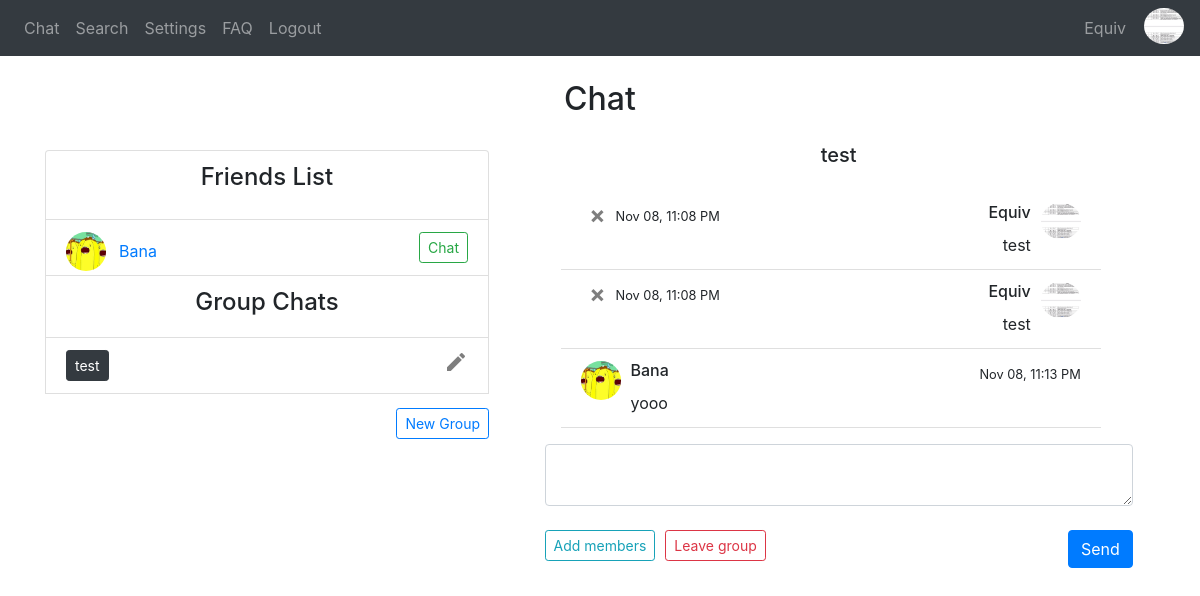
Screenshot of /group-chat/test (signed in) with the database file from the repository.
### website/models.py (models this page shows)
class User(db.Model, UserMixin):
    username = db.Column(db.String(150), unique=True)
    password = db.Column(db.String(150))
    answer = db.Column(db.String(150)) # security word
    question = db.Column(db.String(150)) # security question
    first_name = db.Column(db.String(150))
    status = db.Column(db.String(150))
    messages = db.relationship('Message')
    friends_list = db.relationship('Friend')
    id = db.Column(db.Integer, primary_key=True)
    name = db.Column(db.String(20))
    groups = db.relationship('Group', secondary=user_groups, backref=db.backref('members', lazy='dynamic'))
    image_file = db.Column(db.String(20), nullable=False, default='default.jpg')

class Group(db.Model):
    group_id = db.Column(db.Integer, primary_key=True)
    group_name = db.Column(db.String(20))

class Message(db.Model):
    id = db.Column(db.Integer, primary_key=True)
    data = db.Column(db.String(10000))
    date = db.Column(db.DateTime(timezone=True), default=func.now(tz=pytz.timezone('US/Eastern')))
    user_id = db.Column(db.Integer, db.ForeignKey('user.id')) #one-to-many relationship
    recipient_id = db.Column(db.Integer)
    group_id = db.Column(db.Integer)

class Friend(db.Model):
    id = db.Column(db.Integer, primary_key=True)
    user_id = db.Column(db.Integer, db.ForeignKey('user.id')) #one-to-many relationship
    friend_id = db.Column(db.Integer)
    friend_name = db.Column(db.String(10000))

### website/group_views.py (the view, shortened to what this page needs)
@group_views.route('/group-chat/<string:group_chat>', methods=['GET', 'POST'])
@login_required
def group_chat(group_chat):
    group = Group.query.filter(Group.group_name == group_chat).first_or_404()
    return render_template("group_chat.html", User=User, user=current_user, username=current_user.username, user_db=User, group=group, Message=Message, desc=desc, str=str, datetime=datetime)

### website/__init__.py (called while the page is built)
def create_app():
    app = Flask(__name__)
    app.config['SECRET_KEY'] = 'wadkjwlajda'
    app.config['SQLALCHEMY_DATABASE_URI'] = f'sqlite:///{DB_NAME}'
    db.init_app(app)
    from .views import views
    from .auth import auth
    from .group_views import group_views
    app.register_blueprint(views, url_prefix='/')
    app.register_blueprint(auth, url_prefix='/')
    app.register_blueprint(group_views, url_prefix='/')
    from .models import User, Message
    create_database(app)
    login_manager = LoginManager()
    login_manager.login_view = 'auth.login'
    login_manager.init_app(app)
    @login_manager.user_loader
    def load_user(id):
        return User.query.get(int(id))
    return app

### website/templates/group_chat.html (shortened to what this page needs)
{% extends "base.html" %} {% block title %}Chat{% endblock %} {% block content
    %}
    <h2 align="center">Chat</h2>
<div style="float: right; width: 55%; padding-right: 2%; padding-top: 1.5%;">
    <ul class="list-group list-group-flush" id="messages">
        <h5 align="center">{{group.group_name}}</h5>
        <div class="overflow-auto p-3 mb-3 mb-md-0 mr-md-3 bg-light;" style="max-height: 300px; display: flex; flex-direction: column-reverse;">
        {% for message in Message.query.order_by(desc(Message.id)).all() %}
            {% if message.group_id == group.group_id %}
                {% if message.user_id == user.id %}
                <li class="list-group-item">
                    <div style="height:30px">
                        <div style="float: right; padding-left: 10px"><img style="width:40px" class="rounded-circle account-img" src="{{ url_for('static', filename='profile_pics/' + current_user.image_file) }}"></div>
                        <div style="float: right"><h6>{{ user_db.query.filter(user_db.id == message.user_id).first_or_404().username }}</h6></div>
                        <div style="float: left; width: 5%"><a class="close" id="chat" href="/delete-message-group/{{message.id}}/{{group.group_name}}"><span aria-hidden="true">&times;</span></a></div>
                            {% if (message.date - datetime.datetime.now()).days < 0 %}
                            <div style="float:left; padding-left: 10px"><small>{{(message.date - datetime.timedelta(hours=5)).strftime('%b %d, %I:%M %p')}}</small></div>
                            {% elif (message.date - datetime.datetime.now()).days == -1 %}
                                <div style="float:left; padding-left: 10px"><small>{{(message.date - datetime.timedelta(hours=5)).strftime('Yesterday, %I:%M %p')}}</small></div>
                            {% else %}
                                <div style="float:left; padding-left: 10px"><small>{{(message.date - datetime.timedelta(hours=5)).strftime('%I:%M %p')}}</small></div>
                            {% endif %}
                        </div>
                        <div align="right">{{message.data}}</div>
                </li>
                {% else %}
                <li class="list-group-item">
                    <div style="height:30px">
                        <div style="float: left; padding-right: 10px"><img style="width:40px" class="rounded-circle account-img" src="{{ url_for('static', filename='profile_pics/' + User.query.filter(User.id == message.user_id).first_or_404().image_file) }}"></div>
                        <div style="float: left"><h6>{{ user_db.query.filter(user_db.id == message.user_id).first_or_404().username }}</h6></div>
                        {% if (message.date - datetime.datetime.now()).days < 0 %}
                            <div style="float:right"><small>{{(message.date - datetime.timedelta(hours=5)).strftime('%b %d, %I:%M %p')}}</small></div>
                            {% elif (message.date - datetime.datetime.now()).days == -1 %}
                                <div style="float:right"><small>{{(message.date - datetime.timedelta(hours=5)).strftime('Yesterday, %I:%M %p')}}</small></div>
                        {% else %}
                            <div style="float:right"><small>{{(message.date - datetime.timedelta(hours=5)).strftime('%I:%M %p')}}</small></div>
                        {% endif %}
                    </div>
                    <div align="left">{{message.data}}</div>
                </li>
                {% endif %}
            {% endif %}
        {% endfor %}
        </div>
    </ul>
    <form method="POST">
        <textarea name="message" id="message" class="form-control"></textarea>
        <br />
        <div style="float: right">
            <button type="submit" class="btn btn-primary">Send</button>
        </div>
    </form>
    <div style="float: left;"><a class="btn btn-outline-info btn-sm" id="chat" href="/add-members/{{group.group_name}}">Add members</a></div>
    <div style="float: left; padding-left: 10px"><a class="btn btn-outline-danger btn-sm" id="chat" href="/leave-group/{{group.group_name}}/{{current_user.id}}">Leave group</a></div>
</div>
<br />
<div style="float: left; width: 40%; padding-left: 0%">
    <li style="height: 70px" class="list-group-item"><h4 align="center">Friends List</h4></li>
    {% if user.friends_list %}
        {% for friend in user.friends_list %}
            <li class="list-group-item">
                <div style="float: left"><img style="width:40px" class="rounded-circle account-img" src="{{ url_for('static', filename='profile_pics/' + User.query.filter(User.id == friend.friend_id).first_or_404().image_file) }}"></div>
                <div style="float: left"><a class="btn btn-link" id="chat" href="/profile/{{User.query.filter(User.id == friend.friend_id).first_or_404().username}}">{{User.query.filter(User.id == friend.friend_id).first_or_404().username}}</a></div>
                <div align="right"><a class="btn btn-outline-success btn-sm" id="chat" href="/chat/{{User.query.filter(User.id == friend.friend_id).first_or_404().username}}">Chat</a></div>
            </li>
        {% endfor %}
    {% endif %}
    {% if user.groups %}
    <li class="list-group-item"><h4 align="center">Group Chats</h4></li>
        {% for group in user.groups %}
            <li class="list-group-item">
                <a class="btn btn-dark btn-sm" id="chat" href="/group-chat/{{group.group_name}}">{{group.group_name}}</a>
                <div style="float: right; width: 5%"><a class="close" id="chat" href="/"><span aria-hidden="true"><i class="material-icons">mode_edit</i></span></a></div>
            </li>
        {% endfor %}
    {% endif %}
    <div style="float: right; padding-top: 3%"><a class="btn btn-outline-primary btn-sm" id="create-group" href="/create-group">New Group</a></div>
</div>
{% endblock %}

### website/templates/base.html (shortened to what this page needs)
<!DOCTYPE html>
<html>
  <head>
    <link
      rel="stylesheet"
      href="https://stackpath.bootstrapcdn.com/bootstrap/4.4.1/css/bootstrap.min.css"
    />
    <link
      rel="stylesheet"
      href="https://stackpath.bootstrapcdn.com/font-awesome/4.7.0/css/font-awesome.min.css"
    />
  </head>
  <body>
    <nav class="navbar navbar-expand-lg navbar-dark bg-dark">
      <div class="collapse navbar-collapse" id="navbar">
        <div class="navbar-nav">
          {% if user.is_authenticated %}
            <a class="nav-item nav-link" id="chat" href="/">Chat</a>
            <a class="nav-item nav-link" id="search" href="/search">Search</a>
            <a class="nav-item nav-link" id="settings" href="/settings">Settings</a>
            <a class="nav-item nav-link" id="faq" href="/faq">FAQ</a>
            <a class="nav-item nav-link" id="logout" href="/logout">Logout</a>
          {% else %}
            <a class="nav-item nav-link" id="login" href="/login">Log In</a>
            <a class="nav-item nav-link" id="signUp" href="/sign-up">Sign Up</a>
            <a class="nav-item nav-link" id="faq" href="/faq">FAQ</a>
          {% endif %}
        </div>
      </div>
      <div class="collapse navbar-collapse justify-content-end" id="navbar">
        <div class="navbar-nav">
          {% if user.is_authenticated %}
          <a class="nav-item nav-link" id="chat" href="/profile">{{user.username}}</a>
          <div style="float: right; padding-left: 10px"><a href="/profile"><img style="width:40px" class="rounded-circle account-img" src="{{ url_for('static', filename='profile_pics/' + current_user.image_file) }}"></a></div>
          {% endif %}
        </div>
      </div>
    </nav>
    <br />
    <div class="container">{% block content %} {% endblock %}</div>
  </body>
</html>

### rows the page displays
User: username "Equiv", image_file (picture), query.filter "Equiv"
Group: group_name "test"
Message: image_file (picture), date "Nov 08, 11:13 PM", data "yooo"
User: query.filter "Bana"
Message: image_file (picture), date "Nov 08, 11:08 PM", data "test"
Message: image_file (picture), date "Nov 08, 11:08 PM", data "test"
Friend: image_file (picture)
